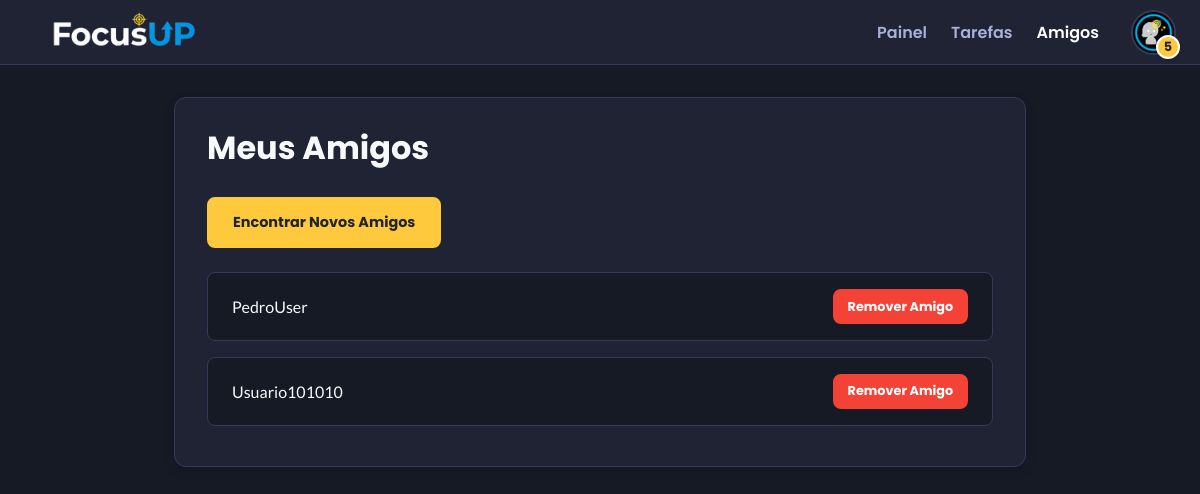
Screenshot of /amigos/ (signed in) with the database file from the repository.
### home/models/usuario.py (models this page shows, shortened)
class Usuario(AbstractBaseUser, PermissionsMixin):
    sexo_choices =[
        ('M', 'Masculino'),
        ('F', 'Feminino'),
        ('O', 'Outro'),
    ]
    email = models.EmailField(primary_key=True, unique=True, verbose_name='E-mail do usuário')
    nome = models.CharField(max_length=100, verbose_name='Nome completo do usuário')
    nome_usuario = models.CharField(max_length=50, unique=True)
    data_nascimento = models.DateField(null=True, blank=True)
    sexo = models.CharField(max_length=1, choices=sexo_choices, null=True, blank=True, verbose_name='Sexo (M/F/O)')
    foco = models.CharField(max_length=50, null=True, blank=True, verbose_name='Área de foco')
    nivel = models.IntegerField(default=1)
    xp_atual = models.IntegerField(default=0)
    xp_proximo_nivel = models.IntegerField(default=100, verbose_name='XP para o próximo nível')
    ofensiva = models.IntegerField(null=True, blank=True, verbose_name='Poder de ataque do avatar')
    avatar = models.CharField(max_length=255, null=True, blank=True)
    is_active = models.BooleanField(default=True)
    is_staff = models.BooleanField(default=False)
    is_superuser = models.BooleanField(default=False)
    dias_foco = models.IntegerField(default=0, verbose_name='Dias de Foco (Streak)')
    ultimo_resgate_foco = models.DateTimeField(null=True, blank=True, verbose_name='Último Resgate de Foco')
    slots_tarefas_pessoais_usados = models.IntegerField(default=0, verbose_name="Slots de tarefas pessoais usados hoje")
    data_reset_slots = models.DateField(default=date.today, verbose_name="Último dia que os slots foram resetados")
    tarefas_concluidas_prazo_count = models.IntegerField(default=0, verbose_name="Contador de tarefas concluídas (no prazo)")
    tarefas_concluidas_atrasadas_count = models.IntegerField(default=0, verbose_name="Contador de tarefas concluídas (atrasadas)")
    tarefas_descartadas_count = models.IntegerField(default=0, verbose_name="Contador de tarefas descartadas")
    objects = UsuarioManager()
    USERNAME_FIELD = "email"
    REQUIRED_FIELDS = ["nome", "nome_usuario"]
    XP_BASE_PARA_NIVEL_2 = 100
    XP_MULTIPLICADOR = 1.5
    LIMITE_SLOTS_PESSOAIS = 3
    HORA_CORTE_RESET = time(18, 57, 0)

### home/views/amigo_views.py (the view)
# urls.py: path('amigos/', amigo_views.listar_amigos, name='listar_amigos'),
@login_required
def listar_amigos(request):
    amizades = request.user.amigos.select_related('amigo')
    lista_de_amigos = [amizade.amigo for amizade in amizades]
    return render(request, 'home/amigos/amigos.html', {'amigos': lista_de_amigos})

### home/templates/home/amigos/amigos.html (shortened to what this page needs)
{% extends 'home/base.html' %}
{% load static %}
{% block extra_head %}
    <link rel="stylesheet" href="{% static 'home/css/estiloamigos.css' %}">
{% endblock %}
{% block content %}
<div class="container-amigos">
    <section class="secao">
        <h1>Meus Amigos</h1>
        <a href="{% url 'home:buscar_usuarios' %}" class="botao-link botao-destaque">
            Encontrar Novos Amigos
        </a>
        {% if amigos %}
            <ul class="lista-simples">
                {% for amigo in amigos %}
                <li>
                    <span>{{ amigo.nome_usuario }}</span>
                    <form action="{% url 'home:remover_amigo' amigo.nome_usuario %}" method="POST" style="display: inline;">
                        <button type="submit" class="botao-link botao-perigo botao-pequeno" onclick="return confirm('Tem certeza que deseja remover {{ amigo.nome_usuario }} da sua lista de amigos?');">
                            Remover Amigo
                        </button>
                    </form>
                </li>
                {% endfor %}
            </ul>
        {% else %}
            <p class="sem-resultados">
                Você ainda não tem amigos. Procure por usuários e envie um pedido!
            </p>
        {% endif %}
    </section>
</div>
{% endblock %}

### home/templates/home/base.html (shortened to what this page needs)
{% load static %}
<!DOCTYPE html>
<html lang="pt-br">
<head>
    <link rel="stylesheet" href="{% static 'home/css/estilohome.css' %}" />
    {% block extra_head %}{% endblock %}
</head>
<body>
    <header class="cabecalho-principal">
        <div class="container-cabecalho">
            <a href="{% url 'home:home' %}" class="logo">
                <img src="{% static 'home/img/LogoOFC.png' %}" alt="FocusUP Logo">
            </a>
            <div class="menu-desktop-container">
                <nav class="navegacao-principal">
                    <ul>
                        <li><a href="{% url 'home:home' %}" {% if request.resolver_match.url_name == 'home' %}class="ativo"{% endif %}>Painel</a></li>
                        <li><a href="{% url 'home:lista_Tarefas' %}" {% if request.resolver_match.url_name == 'lista_Tarefas' %}class="ativo"{% endif %}>Tarefas</a></li>
                        <li><a href="{% url 'home:listar_amigos' %}" {% if request.resolver_match.url_name == 'listar_amigos' or request.resolver_match.url_name == 'buscar_usuarios' or request.resolver_match.url_name == 'listar_pedidos_amizade' %}class="ativo"{% endif %}>Amigos</a></li>
                    </ul>
                </nav>
                <button class="profile-avatar perfil-foto-container" id="profile-dropdown-trigger" aria-label="Abrir menu do perfil" aria-expanded="false" tabindex="0">
                    <img src="{% static 'home/img/ue.png' %}" alt="Avatar do Usuário" class="perfil-foto">
                    <span class="level-badge level-badge-display">
                        {{ user.nivel|default:1 }}
                    </span>
                </button>
            </div>
        </div>
    </header>
    {% block content %}
    {% endblock %}
</body>
</html>

### home/static/home/css/estilohome.css (style rules this page uses)
:root { --cor-fundo: #161a25; --cor-secao: #1f2333; --cor-texto-principal: #f8f9fa; --cor-texto-secundario: #a9b1d6; --cor-borda: #343b58; --cor-primaria: #5a48f5; --cor-destaque: #ffc93e; --cor-texto-preto: #212529; --cor-branco: #ffffff; --cor-erro: #f44336; --gradiente-moderno: linear-gradient(135deg, var(--cor-primaria), #7b2cbf); --sombra-padrao: 0 4px 12px rgba(0, 0, 0, 0.1); --altura-cabecalho: 65px; }
* { margin: 0; padding: 0; box-sizing: border-box; }
body { font-family: "Lato", sans-serif; background-color: var(--cor-fundo); color: var(--cor-texto-secundario); line-height: 1.6; padding-top: var( --altura-cabecalho ); }
.cabecalho-principal { background-color: var(--cor-secao); border-bottom: 1px solid var(--cor-borda); padding: 0 1.5rem; width: 100%; height: var(--altura-cabecalho); position: fixed; top: 0; left: 0; z-index: 1000; display: flex; align-items: center; }
.container-cabecalho { width: 100%; max-width: 1300px; margin: 0 auto; display: flex; justify-content: space-between; align-items: center; }
.logo { font-family: "Poppins", sans-serif; font-size: 1.75rem; font-weight: 700; color: var(--cor-destaque); text-decoration: none; flex-shrink: 0; }
.logo img { height: 200px; width: auto; display: block; }
.menu-desktop-container { display: flex; align-items: center; gap: 2rem; }
.navegacao-principal ul { list-style: none; display: flex; gap: 1.5rem; }
.navegacao-principal a { text-decoration: none; color: var(--cor-texto-secundario); font-family: "Poppins", sans-serif; font-weight: 600; font-size: 1rem; transition: color 0.2s ease; padding: 0.5rem 0; }
.navegacao-principal a:hover, .navegacao-principal a.ativo { color: var(--cor-branco); }
.profile-avatar { position: relative; cursor: pointer; border: none; background: none; padding: 0; }
.perfil-foto { width: 45px; height: 45px; border-radius: 50%; border: 2px solid var(--cor-borda); display: block; }
.secao { background-color: var(--cor-secao); border-radius: 16px; padding: 2rem; border: 1px solid var(--cor-borda); box-shadow: var(--sombra-padrao); }
h1, h2, h3, h4, h5, h6 { font-family: "Poppins", sans-serif; font-weight: 700; color: var(--cor-texto-principal); margin-bottom: 0.75rem; }
.botao-destaque { display: inline-block; background-color: var(--cor-destaque); color: var(--cor-texto-preto); padding: 0.75rem 1.5rem; border-radius: 8px; text-decoration: none; font-weight: 700; font-family: "Poppins", sans-serif; font-size: 0.9rem; text-align: center; transition: transform 0.2s ease, box-shadow 0.2s ease; border: none; cursor: pointer; }
.level-badge { position: absolute; background-color: var(--cor-destaque); color: var(--cor-texto-preto); border-radius: 50%; border: 2px solid var(--cor-branco); display: flex; align-items: center; justify-content: center; font-family: "Poppins", sans-serif; font-weight: 700; box-shadow: 0 1px 3px rgba(0, 0, 0, 0.2); user-select: none; z-index: 5; }
.profile-avatar.perfil-foto-container .level-badge { width: 24px; height: 24px; font-size: 0.8rem; bottom: -4px; right: -4px; }

### rows the page displays
Usuario: nivel "5"
Usuario: nome_usuario "PedroUser"
Usuario: nome_usuario "Usuario101010"
